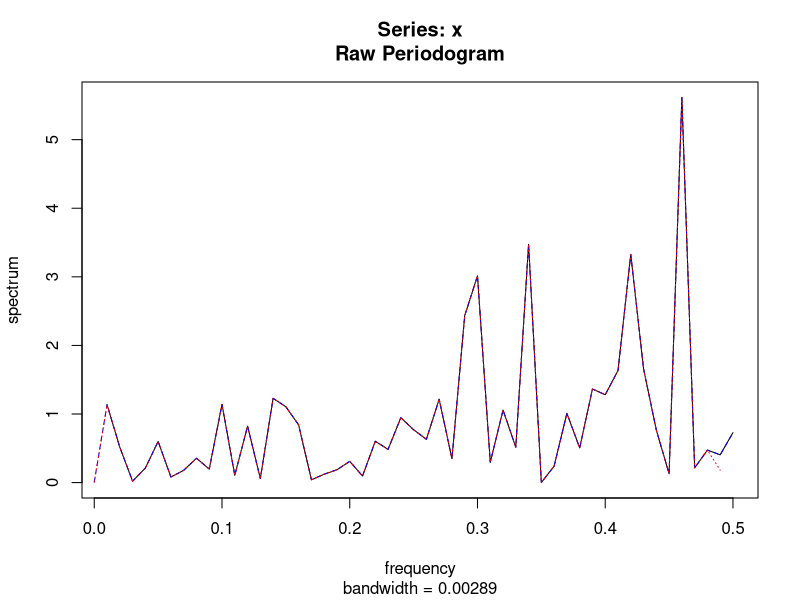
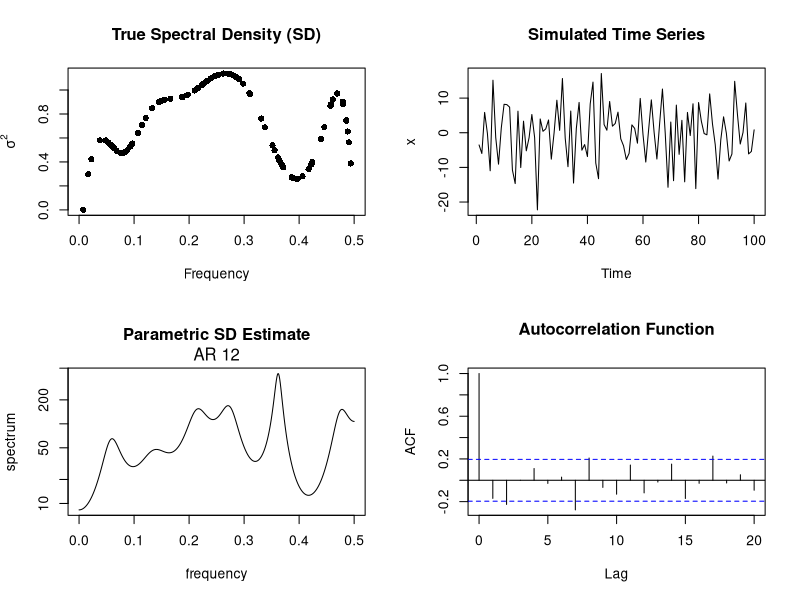

R code for these plots, in order:
# Let's review how we can compute the periodogram
# We have the function we used in the homework
scaled.periodogram <- function(x) {
  n <- length(x)
  # Get number of columns in our design matrix
  Z <- matrix(nrow = n, ncol = n)
  
  # First column is always the intercept!
  Z[, 1] <- 1
  for (i in 2:n) {
    if (i%%2 == 0) {
      Z[, i] <- cos(2*pi*floor(i/2)*1:n/n)
    } else {
      Z[, i] <- sin(2*pi*floor(i/2)*1:n/n)
    }
  }
  linmod <- lm(x~Z-1)
  
  # Let's record the coef magnitudes
  m <- ifelse(n%%2 == 0, n/2, (n - 1)/2 + 1)
  coef.mags <- numeric(m)
  for (i in 1:length(coef.mags)) {
    if (i == 1) {
      coef.mags[i] <- coef(linmod)[1]^2
    } else if (i == length(coef.mags) & n%%2 == 0) {
      coef.mags[i] <- coef(linmod)[length(coef(linmod))]^2
    } else {
      coef.mags[i] <- sum(coef(linmod)[1 + 2*(i - 2) + 1:2]^2)
    }
  }
  return(list("coef.mags" = coef.mags, "freqs" = 0:(m - 1)/n, "Z" = Z))
}

n <- 100
x <- rnorm(n)
m <- ifelse(n%%2 == 0, n/2, (n - 1)/2 + 1)

# These are all different ways of computing the periodogram that give the same answer!
par(mfrow = c(1, 1))
spectrum(x, fast = FALSE, # If fast=TRUE, some extra 0's may get appendeded to x to make the FFT faster
         log = "no", # We want to look at this on the original scale right now
         detrend = FALSE, # We're not going to worry about subtracting off a linear trend
         taper = 0 # We haven't talked about tapering in class, so set this to 0
         ) 
# Note - the default is fast=FALSE, log="yes", detrend=TRUE, and taper=0
lines(0:m/n, abs(fft(x)[1:(m + 1)])^2/n, col = "blue", lty = 2)
# * The spectrum function uses the fft function under the hood - we can compute
#   the same thing by applying the fft function directly. Note that the fft
#   function does return a magnitude for the intercept
# * Also - we only need the first 1:(m + 1) points, if you examine abs(fft(x))^2/n 
#   you'll see that the remaining points are redundant
# * We have to divide this by n to make the scaling match up, this can be software specific
sp <- scaled.periodogram(x)
lines(sp$freqs, sp$coef.mags*c(n, rep(n/4, 
                                      length(sp$coef.mags) - 1)), col = "red", lty = 3)



# Let's simulate some time series according to the model given by (1) in notes_6.pdf
# - Play around with this code and see how things change! Specifically, try different:
#   * Values of r
#   * Values of n
library(splines) 
# This is just to help us invent some spectral density functions that are
# smooth functions of the frequencies

# Number of periodic components
r <- 100
# Frequencies of periodic components
freqs <- sort(sample(seq(0, 0.5, length.out = 10000), r, replace = FALSE))

# Construct some sigma^2 values - we do it this way to make sure
# that as r gets bigger, the spectral density function will be continuous
d <- 10
sig.sqs <- bs(freqs, degree = 3, df = d)%*%abs(rnorm(d))

par(mfrow = c(2, 2))
plot(freqs, sig.sqs, pch = 16, xlab = "Frequency",
     ylab = expression(sigma^2), xlim = c(0, 0.5), main = "True Spectral Density (SD)")

n <- 100
x <- numeric(n)
t <- 1:n
for (k in 1:r) {
  u <- rnorm(1, sd = sqrt(sig.sqs[k]))
  v <- rnorm(1, sd = sqrt(sig.sqs[k]))
  x <- x + u*sin(2*pi*freqs[k]*t) + v*cos(2*pi*freqs[k]*t)
}

plot(x, type = "l", xlab = "Time", ylab = "x", main = "Simulated Time Series")
# Examine the parametric periodogram estimate we get from the AIC-minimizing
# AR(p) model
spec.ar <- spec.ar(x, main = "Parametric SD Estimate")
mtext(gsub(") spectrum ", "", gsub("(", "", spec.ar$method, fixed = TRUE), fixed = TRUE), 3,
      line = 0.25)
acf(x, main = "Autocorrelation Function")
